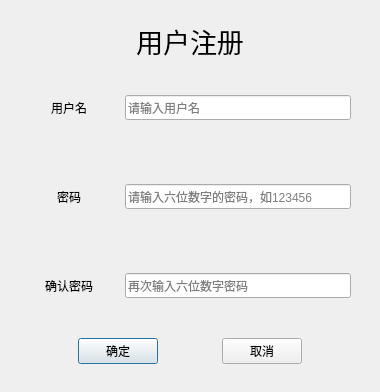
<?xml version="1.0" encoding="UTF-8"?>
<ui version="4.0">
 <class>Enroll</class>
 <widget class="QDialog" name="Enroll">
  <property name="geometry">
   <rect>
    <x>0</x>
    <y>0</y>
    <width>380</width>
    <height>392</height>
   </rect>
  </property>
  <property name="windowTitle">
   <string>Dialog</string>
  </property>
  <layout class="QGridLayout" name="gridLayout">
   <item row="0" column="0">
    <widget class="QLabel" name="TitleLabel">
     <property name="text">
      <string>&lt;html&gt;&lt;head/&gt;&lt;body&gt;&lt;p align=&quot;center&quot;&gt;&lt;span style=&quot; font-size:20pt;&quot;&gt;用户注册&lt;/span&gt;&lt;/p&gt;&lt;/body&gt;&lt;/html&gt;</string>
     </property>
    </widget>
   </item>
   <item row="1" column="0">
    <widget class="QWidget" name="widget_6" native="true">
     <layout class="QVBoxLayout" name="verticalLayout_2">
      <item>
       <widget class="QWidget" name="widget_7" native="true">
        <layout class="QHBoxLayout" name="horizontalLayout_7">
         <item>
          <widget class="QLabel" name="NameLabel">
           <property name="minimumSize">
            <size>
             <width>80</width>
             <height>0</height>
            </size>
           </property>
           <property name="sizeIncrement">
            <size>
             <width>50</width>
             <height>0</height>
            </size>
           </property>
           <property name="text">
            <string>用户名</string>
           </property>
           <property name="alignment">
            <set>Qt::AlignCenter</set>
           </property>
          </widget>
         </item>
         <item>
          <spacer name="horizontalSpacer_10">
           <property name="orientation">
            <enum>Qt::Horizontal</enum>
           </property>
           <property name="sizeType">
            <enum>QSizePolicy::Fixed</enum>
           </property>
           <property name="sizeHint" stdset="0">
            <size>
             <width>10</width>
             <height>19</height>
            </size>
           </property>
          </spacer>
         </item>
         <item>
          <widget class="QLineEdit" name="NameLineEdit">
           <property name="minimumSize">
            <size>
             <width>0</width>
             <height>25</height>
            </size>
           </property>
           <property name="placeholderText">
            <string>请输入用户名</string>
           </property>
          </widget>
         </item>
        </layout>
       </widget>
      </item>
      <item>
       <spacer name="verticalSpacer">
        <property name="orientation">
         <enum>Qt::Vertical</enum>
        </property>
        <property name="sizeType">
         <enum>QSizePolicy::Preferred</enum>
        </property>
        <property name="sizeHint" stdset="0">
         <size>
          <width>20</width>
          <height>40</height>
         </size>
        </property>
       </spacer>
      </item>
      <item>
       <widget class="QWidget" name="widget_10" native="true">
        <layout class="QHBoxLayout" name="horizontalLayout_10">
         <item>
          <widget class="QLabel" name="PasswordLabel">
           <property name="minimumSize">
            <size>
             <width>80</width>
             <height>0</height>
            </size>
           </property>
           <property name="text">
            <string>密码</string>
           </property>
           <property name="alignment">
            <set>Qt::AlignCenter</set>
           </property>
          </widget>
         </item>
         <item>
          <spacer name="horizontalSpacer_13">
           <property name="orientation">
            <enum>Qt::Horizontal</enum>
           </property>
           <property name="sizeType">
            <enum>QSizePolicy::Fixed</enum>
           </property>
           <property name="sizeHint" stdset="0">
            <size>
             <width>10</width>
             <height>20</height>
            </size>
           </property>
          </spacer>
         </item>
         <item>
          <widget class="QLineEdit" name="PasswordLineEdit">
           <property name="minimumSize">
            <size>
             <width>0</width>
             <height>25</height>
            </size>
           </property>
           <property name="echoMode">
            <enum>QLineEdit::PasswordEchoOnEdit</enum>
           </property>
           <property name="placeholderText">
            <string>请输入六位数字的密码，如123456</string>
           </property>
          </widget>
         </item>
        </layout>
       </widget>
      </item>
      <item>
       <spacer name="verticalSpacer_2">
        <property name="orientation">
         <enum>Qt::Vertical</enum>
        </property>
        <property name="sizeType">
         <enum>QSizePolicy::Preferred</enum>
        </property>
        <property name="sizeHint" stdset="0">
         <size>
          <width>20</width>
          <height>40</height>
         </size>
        </property>
       </spacer>
      </item>
      <item>
       <widget class="QWidget" name="widget_11" native="true">
        <layout class="QHBoxLayout" name="horizontalLayout_11">
         <item>
          <widget class="QLabel" name="Ensurelabel">
           <property name="minimumSize">
            <size>
             <width>80</width>
             <height>0</height>
            </size>
           </property>
           <property name="text">
            <string>确认密码</string>
           </property>
           <property name="alignment">
            <set>Qt::AlignCenter</set>
           </property>
          </widget>
         </item>
         <item>
          <spacer name="horizontalSpacer_14">
           <property name="orientation">
            <enum>Qt::Horizontal</enum>
           </property>
           <property name="sizeType">
            <enum>QSizePolicy::Fixed</enum>
           </property>
           <property name="sizeHint" stdset="0">
            <size>
             <width>10</width>
             <height>19</height>
            </size>
           </property>
          </spacer>
         </item>
         <item>
          <widget class="QLineEdit" name="EnsureLineEdit">
           <property name="minimumSize">
            <size>
             <width>0</width>
             <height>25</height>
            </size>
           </property>
           <property name="placeholderText">
            <string>再次输入六位数字密码</string>
           </property>
          </widget>
         </item>
        </layout>
       </widget>
      </item>
     </layout>
    </widget>
   </item>
   <item row="2" column="0">
    <widget class="QWidget" name="widget_12" native="true">
     <layout class="QHBoxLayout" name="horizontalLayout_12">
      <item>
       <spacer name="horizontalSpacer_15">
        <property name="orientation">
         <enum>Qt::Horizontal</enum>
        </property>
        <property name="sizeHint" stdset="0">
         <size>
          <width>57</width>
          <height>20</height>
         </size>
        </property>
       </spacer>
      </item>
      <item>
       <widget class="QPushButton" name="CommitButton">
        <property name="minimumSize">
         <size>
          <width>0</width>
          <height>20</height>
         </size>
        </property>
        <property name="text">
         <string>确定</string>
        </property>
       </widget>
      </item>
      <item>
       <spacer name="horizontalSpacer_16">
        <property name="orientation">
         <enum>Qt::Horizontal</enum>
        </property>
        <property name="sizeHint" stdset="0">
         <size>
          <width>57</width>
          <height>20</height>
         </size>
        </property>
       </spacer>
      </item>
      <item>
       <widget class="QPushButton" name="CancelButton">
        <property name="minimumSize">
         <size>
          <width>0</width>
          <height>20</height>
         </size>
        </property>
        <property name="text">
         <string>取消</string>
        </property>
       </widget>
      </item>
      <item>
       <spacer name="horizontalSpacer_17">
        <property name="orientation">
         <enum>Qt::Horizontal</enum>
        </property>
        <property name="sizeHint" stdset="0">
         <size>
          <width>40</width>
          <height>20</height>
         </size>
        </property>
       </spacer>
      </item>
     </layout>
    </widget>
   </item>
  </layout>
 </widget>
 <resources/>
 <connections/>
</ui>
